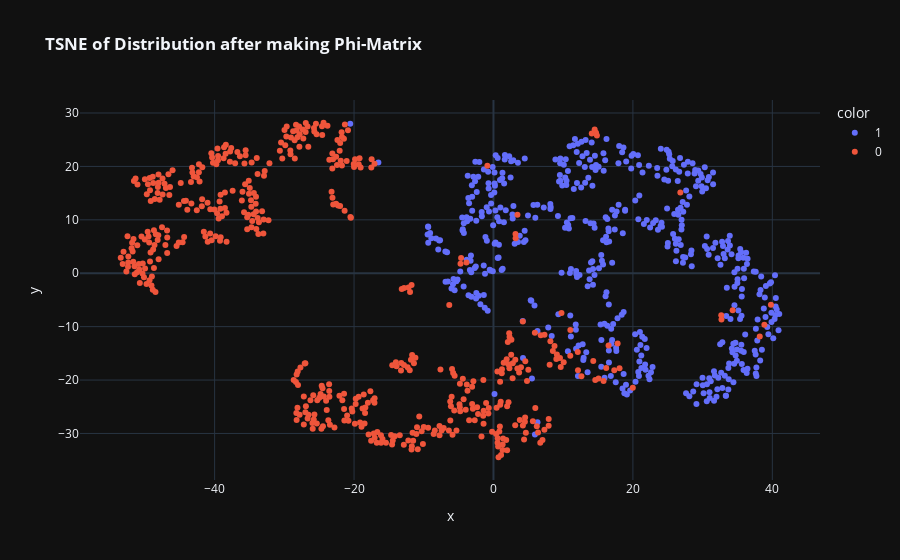

Source (notebook cell):
### Code cell
phi = model.make_phi_matrix(x)

if phi.shape[1] <= 2:
    fig = px.scatter(x=phi[:, 0], y=phi[:, 1], title='<b>Distribution after making Phi-Matrix</b>', color=colors)

else:
    tsne_phi = TSNE().fit_transform(phi)
    fig = px.scatter(x=tsne_phi[:, 0], y=tsne_phi[:, 1], title='<b>TSNE of Distribution after making Phi-Matrix</b>', color=colors)

fig.show()

### Figure 1 — Plotly figure (JSON) as saved in the notebook; plotly's stock layout.template omitted (floating-point values rounded to 4 significant figures; data arrays with more than 128 entries replaced by an {"elided": "..."} marker saying what was removed)
{"data": [{"hovertemplate": "color=1<br>x=%{x}<br>y=%{y}<extra></extra>", "legendgroup": "1", "marker": {"color": "#636efa", "symbol": "circle"}, "mode": "markers", "name": "1", "orientation": "v", "showlegend": true, "x": {"elided": "499 float values"}, "xaxis": "x", "y": {"elided": "499 float values"}, "yaxis": "y", "type": "scatter"}, {"hovertemplate": "color=0<br>x=%{x}<br>y=%{y}<extra></extra>", "legendgroup": "0", "marker": {"color": "#EF553B", "symbol": "circle"}, "mode": "markers", "name": "0", "orientation": "v", "showlegend": true, "x": {"elided": "501 float values"}, "xaxis": "x", "y": {"elided": "501 float values"}, "yaxis": "y", "type": "scatter"}], "layout": {"xaxis": {"anchor": "y", "domain": [0.0, 1.0], "title": {"text": "x"}}, "yaxis": {"anchor": "x", "domain": [0.0, 1.0], "title": {"text": "y"}}, "legend": {"title": {"text": "color"}, "tracegroupgap": 0}, "title": {"text": "<b>TSNE of Distribution after making Phi-Matrix</b>"}}}
